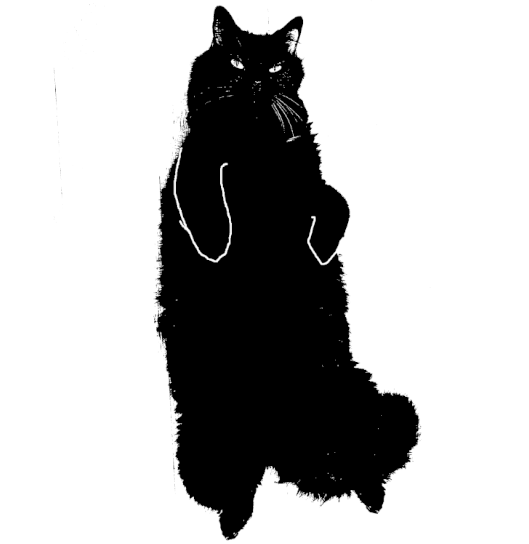
#> input picture brushes/hank_brush.png, 529 x 544 px, found by its file name
$ python dot_art.py
#> lines starting #> are read from the running program, lines starting #| are printed output that depends on the picture
from PIL import Image, ImageOps
import numpy as np

def build_brushes(brush_img: Image, tile_size=50, num_brushes=3):

    brushes = []

    for i in range(num_brushes):
        icon_size = int(tile_size/(num_brushes + 1) * (i+1))
        # odd tile sizes must have odd icon sizes and vise versa
        icon_size = icon_size if icon_size % 2 == tile_size % 2 else icon_size + 1
        icon = brush_img.resize((icon_size, icon_size))

        brush = ImageOps.expand(icon, border=int((tile_size-icon_size)/2), fill=(255,255,255))
        brushes.append(brush)

    return brushes


def build_dotmap(image: Image, tile_size=50):

    image = ImageOps.pad(image, (4000, 4000))

    image_array = np.asarray(image)
    width, height, color = image_array.shape

    dotmap = np.zeros((int(width/tile_size), int(height/tile_size)))

    for i in range(int(width/tile_size)):
        for j in range(int(height/tile_size)):
            x0 = i*tile_size
            x1 = x0 + tile_size
            y0 = j*tile_size
            y1 = y0 + tile_size
            dotmap[i][j] = np.average(image_array[x0:x1, y0:y1])

    return dotmap

def paint_image(dotmap, brushes):

    # brushes.reverse()
    tile_size = brushes[0].size[0]
    width, height = dotmap.shape

    bins = [int(255/len(brushes)) * i for i in range(len(brushes)-1)]

    brushmap = np.digitize(dotmap, bins)

    final = Image.new('RGBA', (len(dotmap) * tile_size, len(dotmap[0]) * tile_size))

    for i in range(width):
        for j in range(height):
            final.paste(brushes[brushmap[j][i]], (i*tile_size, j*tile_size))

    final.show()


def run(pic: str, brush: str):
#> called with pic = 'dcallanan2.jpg', brush = 'hank_brush.png'
    with Image.open(brush) as brush_img:
#> brush_img is the input picture: PIL image 529x544 RGBA; mean R, G, B, A 183, 183, 183, 255
        with Image.open(pic) as src_img:
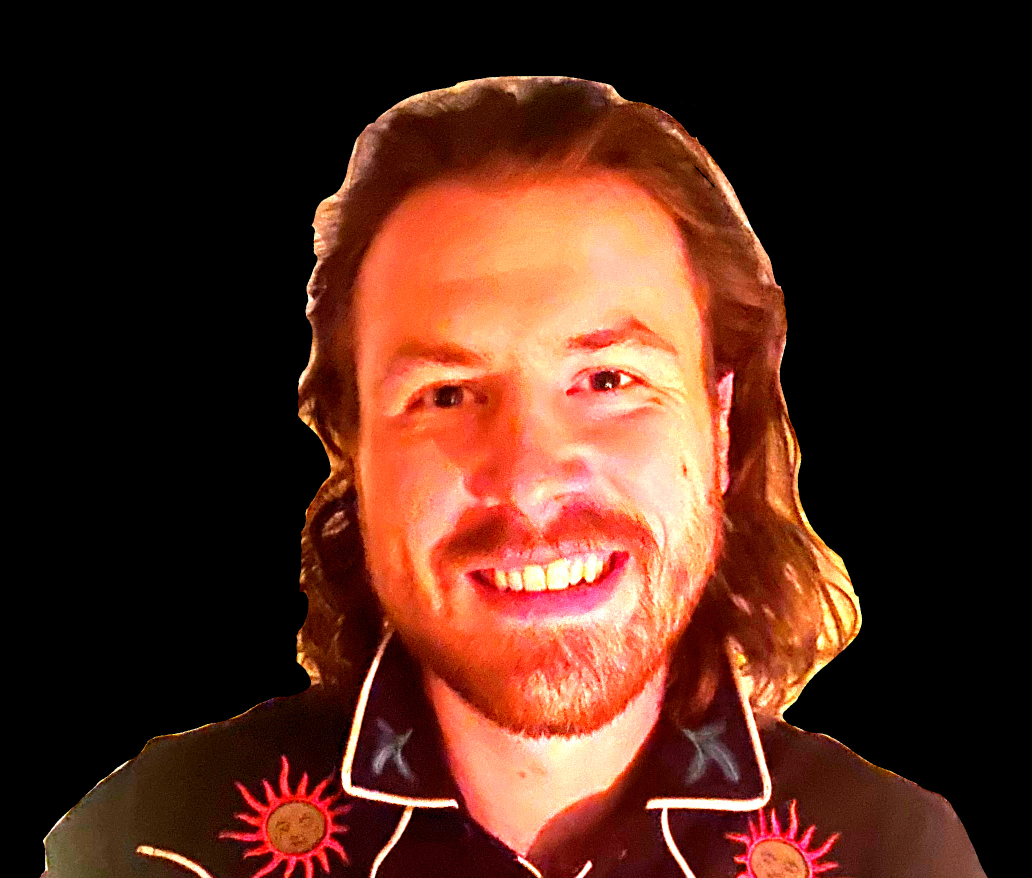
#> input picture brushes/dcallanan2.jpg, 2064 x 1756 px, found by its file name (shown at 1/2 size)
#> src_img is the input picture: PIL image 2064x1756 RGB; mean R, G, B 81.8, 41.1, 27.6
            brushes = build_brushes(brush_img, 70, 10)
#> the loop in build_brushes, `for i in range(num_brushes):` made 10 passes
#> pass 1, in build_brushes, `brush = ImageOps.expand(icon, border=int((tile_size-icon_size)/2), fil..`:
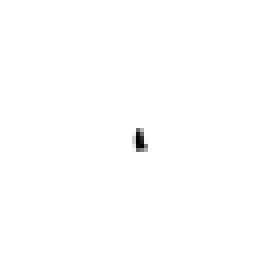
#> brush: PIL image 70x70 RGBA (shown 4 times larger); mean R, G, B, A 254.5, 254.5, 254.5, 255
#> after the loop in build_brushes, `for i in range(num_brushes):`:
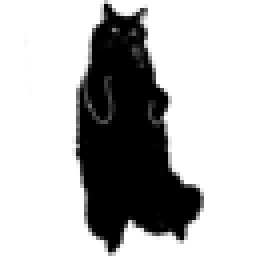
#> icon: PIL image 64x64 RGBA (shown 4 times larger); mean R, G, B, A 183.1, 183.1, 183.1, 255
#> after the loop in build_brushes, `for i in range(num_brushes):`: brushes = 10 items
#> brushes = 10 items
            dotmap = build_dotmap(src_img, 70)
#> in build_dotmap, `image = ImageOps.pad(image, (4000, 4000))`:
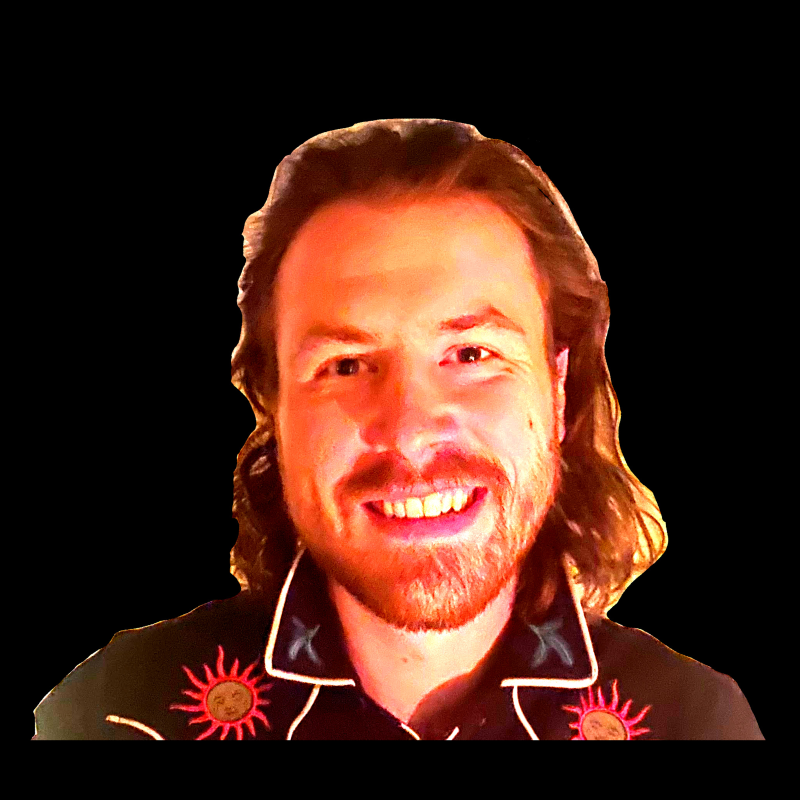
#> image: PIL image 4000x4000 RGB (shown at 1/5 size); mean R, G, B 69.6, 35, 23.5
#> after the loop in build_dotmap, `for i in range(int(width/tile_size)):`:
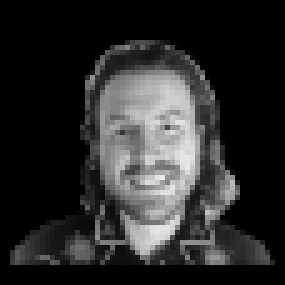
#> dotmap: shape (57, 57) float64 (shown 5 times larger); min 0, max 234.6, mean 42.9
            paint_image(dotmap, brushes)
#> in paint_image, `bins = [int(255/len(brushes)) * i for i in range(len(brushes)-1)]`: bins = [0, 25, 50, 75, 100, 125, 150, 175, 200]
#> in paint_image, `brushmap = np.digitize(dotmap, bins)`:
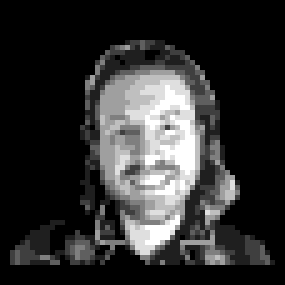
#> brushmap: shape (57, 57) int64 (shown 5 times larger); min 1, max 9, mean 2.5; drawn with min black and max white
#> in paint_image, `final = Image.new('RGBA', (len(dotmap) * tile_size, len(dotmap[0]) * t..`: final: PIL image 3990x3990 RGBA; every value is 0
#> after the loop in paint_image, `for i in range(width):`:
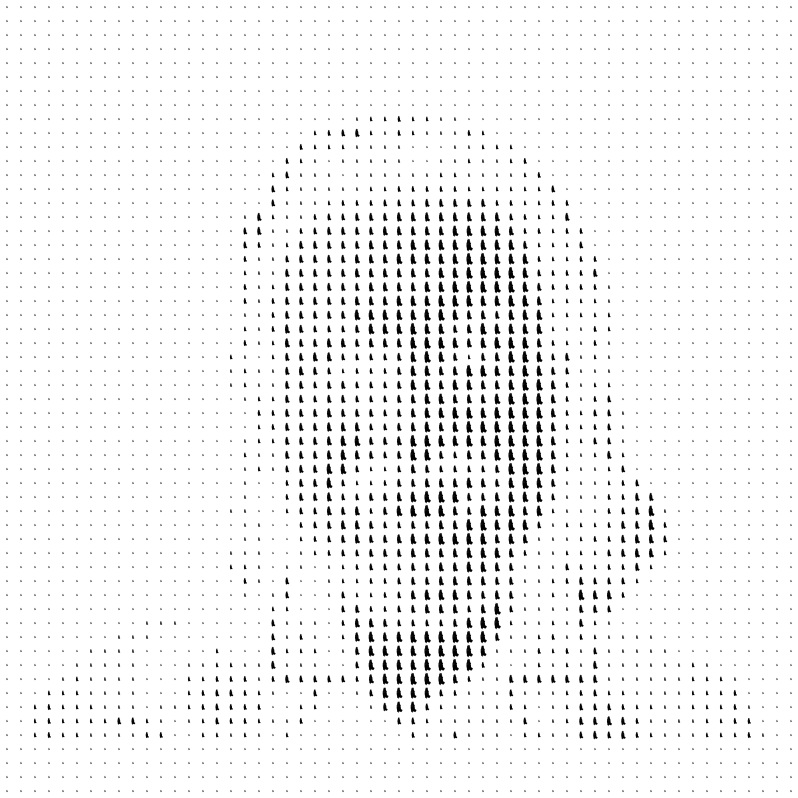
#> final: PIL image 3990x3990 RGBA (shown at 1/5 size); mean R, G, B, A 244.4, 244.4, 244.4, 255

run("dcallanan2.jpg", "hank_brush.png")
